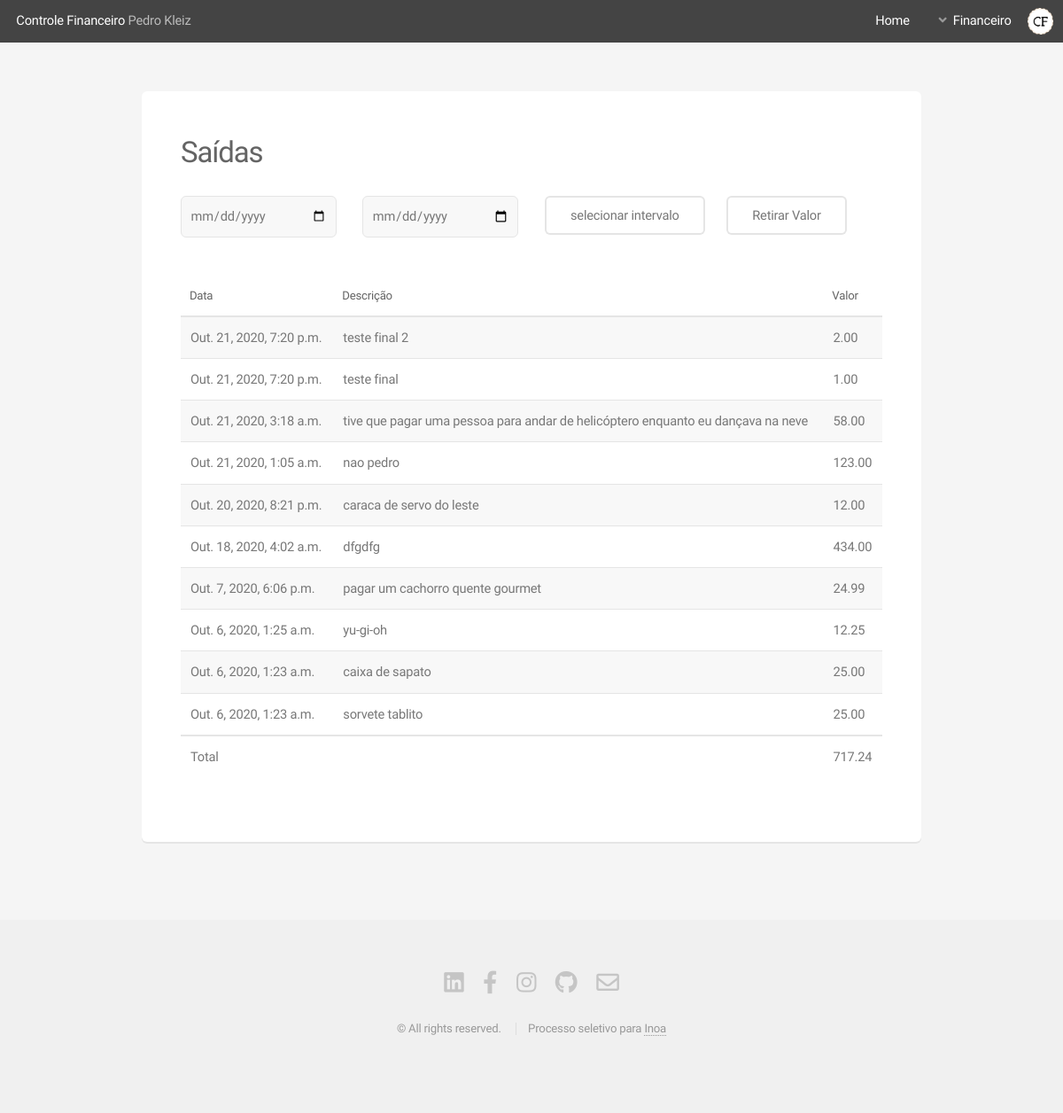
The app's page /withdrawal with its own data.
### website/models.py (models this page shows, shortened)
class Withdrawal(models.Model):
    withdrawal_name = models.CharField(max_length=50)
    withdrawal_value = models.DecimalField(
        blank=False, null=False, max_digits=20, decimal_places=2)
    withdrawal_date = models.DateTimeField(auto_now=True)

### website/views.py (the view)
# urls.py: path('withdrawal', withdrawal_view, name='withdrawal'),
def withdrawal_view(request):
    withdrawals = Withdrawal.objects.all().order_by("withdrawal_date").reverse()
    sumWithdrawals = Withdrawal.objects.aggregate(
        sum_withdrawals=Sum('withdrawal_value'))
    dicWithdrawalRender = {
        'sumWithdrawals': sumWithdrawals, 'withdrawals': withdrawals}
    return render(request, 'withdrawal.html', dicWithdrawalRender)

### website/templates/withdrawal.html (shortened to what this page needs)
{% load static %} {% include 'partials/headerBlack.html' %}
<section id="main" class="container">
  <section class="box">
    <header>
      <div class="gtr-uniform gtr-50 col-12">
        <h2>Saídas</h2>
      </div>
      <div class="col-12">
        <form method="post" style="margin-top:3ch" action="{% url 'withdrawalResult' %}">
          <div class="row " class="col-12-mobilep col-12-mobile gtr-50 gtr-uniform">
            <div class="col-3 col-12-mobilep col-12-mobile ">
              <input type="date" class="value-box" name="dateStart" value="">
            </div>
            <div class="col-3 col-12-mobilep col-12-mobile ">
              <input type="date" class="value-box" name="dateEnd" value="">
            </div>
            <div class="col-3 col-12-mobilep col-12-mobile col-6-narrower">
              <input type="submit" class="button alt" value="selecionar intervalo">
            </div>
            <div class="col-3 col-12-mobilep col-8-mobile col-6-narrower">
              <a href="{% url 'withdrawalValue' %}" id="insertButton" class="button alt col-6">Retirar Valor</a>
            </div>
          </div>
        </form>
      </div>
    </header>
    <br>
    <div class="table-wrapper">
      <table>
        <thead>
          <tr>
            <th>Data</th>
            <th>Descrição</th>
            <th>Valor</th>
          </tr>
        </thead>
        <tbody>
          {% for withdrawal in withdrawals %}
          <tr>
            <td>{{withdrawal.withdrawal_date}}</td>
            <td>{{withdrawal.withdrawal_name}}</td>
            <td>{{withdrawal.withdrawal_value}}</td>
          </tr>
          {% endfor %}
        </tbody>
        <tfoot>
          <tr>
            <td>Total</td>
            <td colspan="1"></td>
            {% if sumWithdrawals.sum_withdrawals > 0 %}
            <td>{{ sumWithdrawals.sum_withdrawals|floatformat:2 }}</td>
            {% else %}
            <td>{{ sumWithdrawals.sum_withdrawals}}</td>
            {% endif %}
          </tr>
        </tfoot>
      </table>
    </div>
  </section>
</section>
{% include 'partials/footer.html' %}

### records on screen
Withdrawal: withdrawal_date "Out. 21, 2020, 7:20 p.m.", withdrawal_name "teste final 2", withdrawal_value "2.00"
Withdrawal: withdrawal_date "Out. 21, 2020, 7:20 p.m.", withdrawal_name "teste final", withdrawal_value "1.00"
Withdrawal: withdrawal_date "Out. 21, 2020, 3:18 a.m.", withdrawal_name "tive que pagar uma pessoa para andar de helicóptero enquanto eu dançava na neve", withdrawal_value "58.00"
Withdrawal: withdrawal_date "Out. 21, 2020, 1:05 a.m.", withdrawal_name "nao pedro", withdrawal_value "123.00"
Withdrawal: withdrawal_date "Out. 20, 2020, 8:21 p.m.", withdrawal_name "caraca de servo do leste", withdrawal_value "12.00"
Withdrawal: withdrawal_date "Out. 18, 2020, 4:02 a.m.", withdrawal_name "dfgdfg", withdrawal_value "434.00"
Withdrawal: withdrawal_date "Out. 7, 2020, 6:06 p.m.", withdrawal_name "pagar um cachorro quente gourmet", withdrawal_value "24.99"
Withdrawal: withdrawal_date "Out. 6, 2020, 1:25 a.m.", withdrawal_name "yu-gi-oh", withdrawal_value "12.25"
Withdrawal: withdrawal_date "Out. 6, 2020, 1:23 a.m.", withdrawal_name "caixa de sapato", withdrawal_value "25.00"
Withdrawal: withdrawal_date "Out. 6, 2020, 1:23 a.m.", withdrawal_name "sorvete tablito", withdrawal_value "25.00"

### other values on screen
{{ sumWithdrawals.sum_withdrawals|floatformat:2 }} "717.24"
